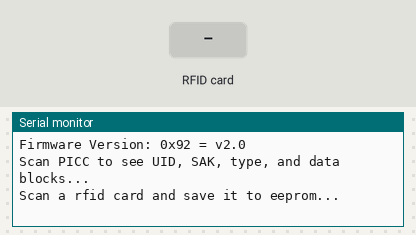
Simulated run of this sketch. Board: Arduino Uno, built with avr-gcc and run on an emulated ATmega328P. On the bench: the last lines printed to the serial monitor. The inputs (shaded band) are chosen by the test bench. EEPROM starts erased.

Above: at 0.9 s.
1.0 s: RFID card 5E 7A 19 C4 held to the reader
At 1.7 s:
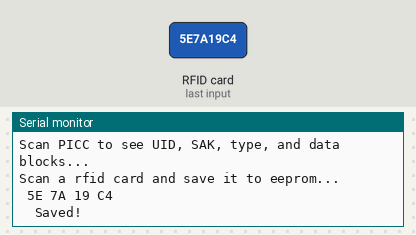
2.5 s: RFID card 5E 7A 19 C4 held to the reader
At 2.9 s:
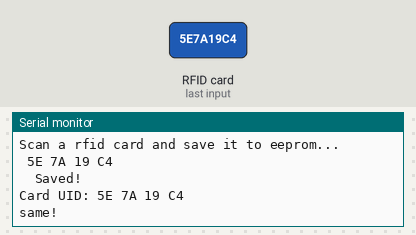

Measured:
- after the input at 1.0 s, the serial monitor: prints a new line at once (image 1)
- after the input at 2.5 s, the serial monitor: prints a new line at once (image 2)

The sketch:

rfid.ino
```cpp
// (licence header left out)
#include <SPI.h>
#include <MFRC522.h>
#include <EEPROM.h>

#define RST_PIN         9          // Configurable, see typical pin layout above
#define SS_PIN          10         // Configurable, see typical pin layout above

MFRC522 mfrc522(SS_PIN, RST_PIN);  // Create MFRC522 instance

void setup() {
  Serial.begin(9600);		// Initialize serial communications with the PC
  while (!Serial);		// Do nothing if no serial port is opened (added for Arduinos based on ATMEGA32U4)
  SPI.begin();			// Init SPI bus
  mfrc522.PCD_Init();		// Init MFRC522
  mfrc522.PCD_DumpVersionToSerial();	// Show details of PCD - MFRC522 Card Reader details
  Serial.println(F("Scan PICC to see UID, SAK, type, and data blocks..."));
  Serial.println("Scan a rfid card and save it to eeprom...");
  while (1) {
    if (mfrc522.PICC_IsNewCardPresent() and mfrc522.PICC_ReadCardSerial()) {
      print_rfid_uid(mfrc522.uid.uidByte, mfrc522.uid.size);
      save_rfid_uid(mfrc522.uid.uidByte, mfrc522.uid.size, 0);
      Serial.print('\t');
      Serial.println("Saved!");
      return;
    }
  }
}

void loop() {
  // Look for new cards
  if ( ! mfrc522.PICC_IsNewCardPresent()) {
    return;
  }

  // Select one of the cards
  if ( ! mfrc522.PICC_ReadCardSerial()) {
    return;
  }

  // Dump debug info about the card; PICC_HaltA() is automatically called
  Serial.print(F("Card UID:"));
  print_rfid_uid(mfrc522.uid.uidByte, mfrc522.uid.size);
  if (rfid_uid_same(mfrc522.uid.uidByte, mfrc522.uid.size, 0)) {
    Serial.println("same!");
  } else {
    Serial.println("not same!");
  }
  // save_rfid_uid(mfrc522.uid.uidByte, mfrc522.uid.size, 0);
}

void print_rfid_uid(byte* uid, int uid_size) {
  for (byte i = 0; i < uid_size; i++) {
    byte b = uid[i];
    Serial.print(b < 0x10 ? " 0" : " ");
    Serial.print(b, HEX);
  }
  Serial.println();
}

void save_rfid_uid(byte* uid, int uid_size, int begin_addr) {
  for (byte i = begin_addr; i < uid_size; i++) {
    byte b = uid[i];
    EEPROM.write(i, b);
  }
}

int rfid_uid_same(byte* uid, int uid_size, int begin_addr) {
  for (byte i = begin_addr; i < uid_size; i++) {
    byte b = uid[i];
    if (b != EEPROM.read(i)) {
      return 0;
    }
  }
  return 1;
}
```
